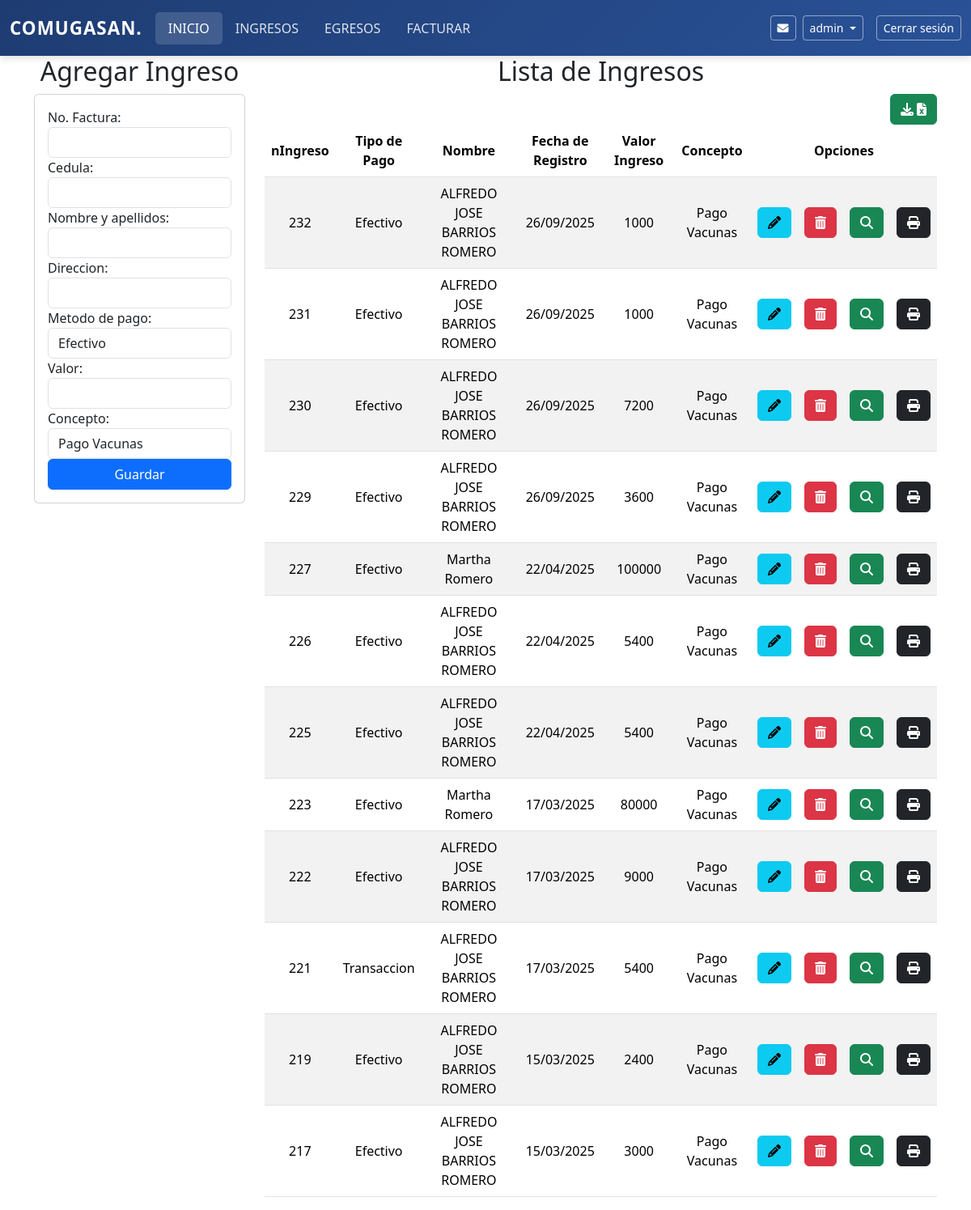
Page /ingresos/ (signed in) on the earlier database version.
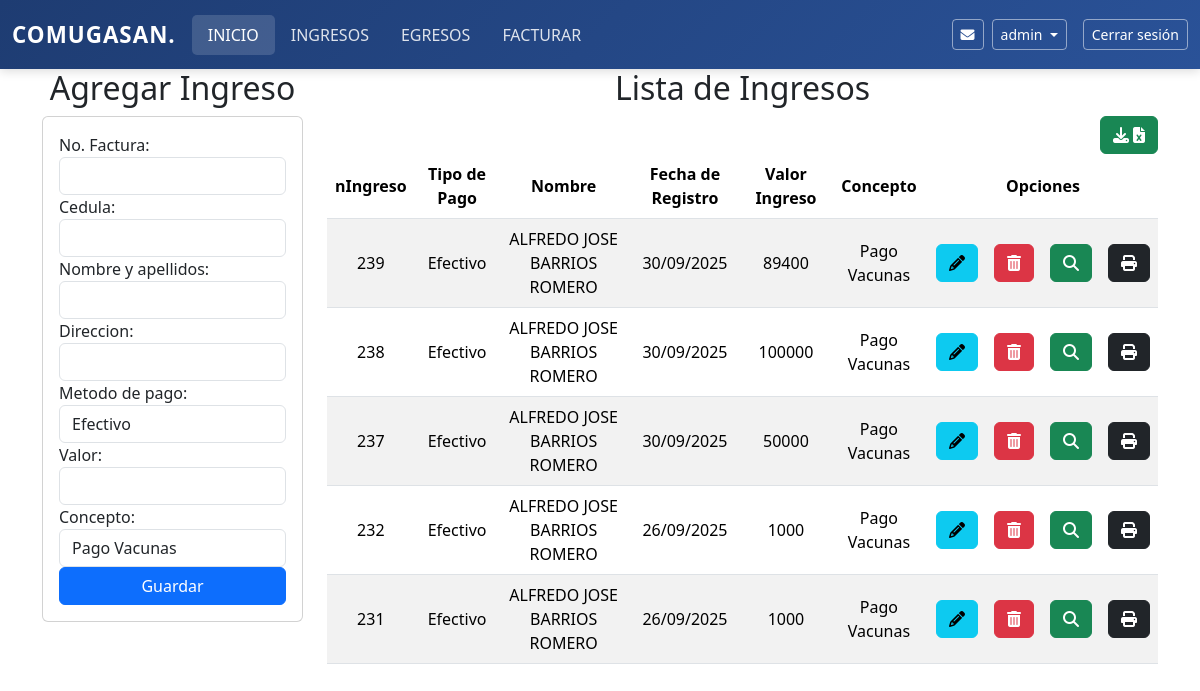
Same page on the later database version.
### comite/models.py (models this page shows, shortened)
class Ingresos(models.Model):
    nIngreso = models.AutoField(primary_key=True)
    usuario = models.ForeignKey(Usuarios, on_delete=models.CASCADE,null=True)
    facturas = models.ForeignKey("Facturar", on_delete=models.CASCADE,null=True)
    tipo_pago = models.CharField(max_length=20)
    ciudad = models.CharField(max_length=100,default='San Juan Nepomuceno',editable=False)
    fecha = models.DateTimeField(auto_now_add=True,editable=False)
    valorIngreso = models.IntegerField(default=0,blank=True,null=True)
    concepto = models.CharField(max_length=200)

class Usuarios(models.Model):
    cedula = models.IntegerField(primary_key=True)
    nombre_completo = models.CharField(max_length=100)
    direccion = models.CharField(max_length=255)

### comite/views.py (the view)
# urls.py: path('ingresos/',views.ingresos),
@login_required
def ingresos(request):
    ingresos = Ingresos.objects.all()
    usuarios = Usuarios.objects.all()
    ingresos_invertidos = []
    for i in ingresos[::-1]:
        ingresos_invertidos.append(i)
    return render(request,"ingresos/ingresos.html",{"ingresos":ingresos_invertidos,"usuarios":usuarios})

### comite/context_processors.py (called while the page is built)
def mensajes_no_leidos(request):
    if request.user.is_authenticated:
        cantidad = Mensajes.objects.filter(leido=False).count()
        return {'mensajes_no_leidos': cantidad}
    return {}

### comite/templates/ingresos/ingresos.html (shortened to what this page needs)
{% extends "base.html" %}
{% block body %}
<div class="row">
    <div class=" col-sm-12 col-md-6 col-lg-3 col-xl-3">
        <h2 style="text-align: center;">Agregar Ingreso</h2>
        <div class="card">
            <div class="card-body">
                <form action="/registrarIngreso/" id="registro-form" method="POST">{% csrf_token %}
                    <div class="form-group">
                        <label>No. Factura:</label>
                        <input  class="form-control" type="text" id="factura" name="factura"   maxlength="20" >
                    </div>
                    <div class="form-group">
                        <label>Cedula:</label>
                        <input  class="form-control" type="text" id="cedula" name="cedula"   maxlength="20" required >
                    </div>
                    <div class="form-group">
                        <label>Nombre y apellidos:</label>
                        <input  class="form-control" type="text" id="nombre_completo" name="nombre_completo"   maxlength="100" required >
                    </div>
                    <div class="form-group">
                        <label>Direccion:</label>
                        <input  class="form-control" type="text" id="direccion" name="direccion"   maxlength="100" required>
                    </div>
                    <label for="tipo_pago">Metodo de pago:</label>
                    <select id="tipo_pago"  class="form-control" name="tipo_pago">
                        <option value="Efectivo">Efectivo</option>
                    </select>
                    <div class="form-group">
                        <label>Valor:</label>
                        <input  class="form-control" type="number" id="valorIngreso" name="valorIngreso"   maxlength="20" required >
                    </div>
                    <div>
                        <label for="concepto">Concepto:</label>
                        <select id="concepto" class="form-control"  name="concepto">
                            <option value="Pago Vacunas">Pago Vacunas</option>
                        </select>
                    </div>
                    <div class="form-group">
                        <button type="submit" class="btn btn-primary  w-100 text-white">Guardar</button>
                    </div>
                </form>
            </div>
        </div>
    </div>
    <div class=" col-sm-12 col-md-6 col-lg-9 col-xl-9">
        <h2 style="text-align: center;">Lista de Ingresos</h2>
        <div style="text-align: right;">
        <td><a href="/descargarExcelIngresos/" class="btn btn-success">  <i class="fa-solid fa-download">&nbsp;</i><i class="fa-solid fa-file-excel"> </i></i></></a></td>
        </div>
        <div class="table-responsive">
            <table class="table table-striped">
                <thead>
                    <tr>
                        <th>nIngreso</th>
                        <th>Tipo de Pago</th>
                        <th>Nombre</th>
                        <th>Fecha de Registro</th>
                        <th>Valor Ingreso</th>
                        <th>Concepto</th>
                        <th colspan="4">Opciones</th>
                    </tr>
                </thead>
                <tbody>
                    {% for items in ingresos %}
                    <tr>
                        <td>{{items.nIngreso}}</td>
                        <td>{{items.tipo_pago}}</td>
                        <td>{{items.usuario.nombre_completo}}</td>
                        <td>{{items.fecha|date:"d/m/Y"}}</td>
                        <td>{{items.valorIngreso}}</td>
                        <td>{{items.concepto}}</td>
                        <td><a href="edicionIngreso/{{items.nIngreso}}" class="btn btn-info"><i class="fa-solid fa-pencil"></i></a></td>
                        <td><a href="eliminacionIngreso/{{items.nIngreso}}" class="btn btn-danger btnEliminacion"> <i class="fa-solid fa-trash-can"></i></a></td>
                        <td><a href="detalleIngreso/{{items.nIngreso}}" class="btn btn-success"><i class="fa-solid fa-magnifying-glass"></i></a></td>
                        <td><a href="detallePDF/{{items.nIngreso}}" onclick="abrirPopup(event, 'detallePDF/{{items.nIngreso}}', 'Mi ventana emergente', 800, 1000)"  class="btn btn-dark"><i class="fa-solid fa-print"></i></i></i></a></td>
                    </tr>
                    {% endfor%}
                </tbody>
            </table>
        </div>
    </div>
</div>
{% endblock %}

### comite/templates/base.html (shortened to what this page needs)
<!DOCTYPE html>
<html lang="en">
<head>
        {% load static %}
    <link href="https://cdn.jsdelivr.net/npm/bootstrap@5.3.3/dist/css/bootstrap.min.css" rel="stylesheet">
    <link rel="stylesheet" href="https://cdnjs.cloudflare.com/ajax/libs/font-awesome/6.5.2/css/all.min.css"></link>
    <link rel="stylesheet" href="{%  static 'css/ingresos.css' %}">
    <link rel="stylesheet" href="{%  static 'css/facturar.css' %}">
</head>
<body>
    <nav class="navbar navbar-expand-lg navbar-comugasan">
        <div class="container-fluid">
          <a class="navbar-brand" href="#">COMUGASAN.</a>
          <div class="collapse navbar-collapse" id="navbarSupportedContent">
            <ul class="navbar-nav me-auto mb-2 mb-lg-0">
              <li class="nav-item">
                <a class="nav-link active" aria-current="page" href="/dashboard/">INICIO</a>
              </li>
              <li class="nav-item">
                <a class="nav-link" href="/ingresos">INGRESOS</a>
              </li>
              <li class="nav-item">
                <a class="nav-link" href="/egresos">EGRESOS</a>
              </li>
              <li class="nav-item">
                <a class="nav-link" href="/facturar">FACTURAR</a>
              </li>
            </ul>
            <div class="d-flex align-items-center">
              {% if user.is_authenticated %}
                <a href="/bandeja-mensajes/" class="btn btn-outline-secondary btn-sm position-relative me-2">
                  <i class="fas fa-envelope"></i>
                </a>
                  <div class="">
                      <button class="btn btn-outline-primary btn-sm dropdown-toggle" type="button" id="userDropdown" data-bs-toggle="dropdown" aria-expanded="false">
                          {{ user.username }}
                      </button>
                  </div>
                  <form action="{% url 'logout' %}" method="post" class="ms-3">
                      <button type="submit" class="btn btn-outline-danger btn-sm">Cerrar sesión</button>
                  </form>
              {% else %}
                  <a href="{% url 'login' %}" class="btn btn-outline-primary btn-sm">Iniciar sesión</a>
              {% endif %}
          </div>
        </div>
      </nav>
      <div class="container">
        {% block body%}
        {% endblock%}
    </div>
</body>
</html>

### comite/static/css/ingresos.css (style rules this page uses)
th, td { text-align: center; vertical-align: middle; }

### comite/templates/base.html (style rules this page uses)
.navbar-comugasan { background: linear-gradient(135deg, #1e3c72 0%, #2a5298 100%) !important; box-shadow: 0 2px 10px rgba(0,0,0,0.15); padding: 0.8rem 0; }
.navbar-comugasan .navbar-brand { color: #fff !important; font-weight: 700; font-size: 1.4rem; letter-spacing: 1px; }
.navbar-comugasan .nav-link { color: rgba(255,255,255,0.85) !important; font-weight: 500; padding: 0.5rem 1rem !important; transition: all 0.3s ease; }
.navbar-comugasan .nav-link.active { color: #fff !important; background: rgba(255,255,255,0.15); border-radius: 5px; }
.navbar-comugasan .dropdown-toggle { color: #fff !important; border-color: rgba(255,255,255,0.5) !important; }
.navbar-comugasan .btn-outline-danger { border-color: rgba(255,255,255,0.5) !important; color: #fff !important; }
.navbar-comugasan .btn-outline-secondary { color: #fff !important; border-color: rgba(255,255,255,0.5) !important; }

Differences in the rows shown:
removed Ingresos: nIngreso "230", tipo_pago "Efectivo", usuario.nombre_completo "ALFREDO JOSE BARRIOS ROMERO", fecha "26/09/2025", valorIngreso "7200", concepto "Pago Vacunas"
removed Ingresos: nIngreso "229", tipo_pago "Efectivo", usuario.nombre_completo "ALFREDO JOSE BARRIOS ROMERO", fecha "26/09/2025", valorIngreso "3600", concepto "Pago Vacunas"
removed Ingresos: nIngreso "227", tipo_pago "Efectivo", usuario.nombre_completo "Martha Romero", fecha "22/04/2025", valorIngreso "100000", concepto "Pago Vacunas"
removed Ingresos: nIngreso "226", tipo_pago "Efectivo", usuario.nombre_completo "ALFREDO JOSE BARRIOS ROMERO", fecha "22/04/2025", valorIngreso "5400", concepto "Pago Vacunas"
removed Ingresos: nIngreso "225", tipo_pago "Efectivo", usuario.nombre_completo "ALFREDO JOSE BARRIOS ROMERO", fecha "22/04/2025", valorIngreso "5400", concepto "Pago Vacunas"
removed Ingresos: nIngreso "223", tipo_pago "Efectivo", usuario.nombre_completo "Martha Romero", fecha "17/03/2025", valorIngreso "80000", concepto "Pago Vacunas"
removed Ingresos: nIngreso "222", tipo_pago "Efectivo", usuario.nombre_completo "ALFREDO JOSE BARRIOS ROMERO", fecha "17/03/2025", valorIngreso "9000", concepto "Pago Vacunas"
removed Ingresos: nIngreso "221", tipo_pago "Transaccion", usuario.nombre_completo "ALFREDO JOSE BARRIOS ROMERO", fecha "17/03/2025", valorIngreso "5400", concepto "Pago Vacunas"
removed Ingresos: nIngreso "219", tipo_pago "Efectivo", usuario.nombre_completo "ALFREDO JOSE BARRIOS ROMERO", fecha "15/03/2025", valorIngreso "2400", concepto "Pago Vacunas"
removed Ingresos: nIngreso "217", tipo_pago "Efectivo", usuario.nombre_completo "ALFREDO JOSE BARRIOS ROMERO", fecha "15/03/2025", valorIngreso "3000", concepto "Pago Vacunas"
added Ingresos: nIngreso "239", tipo_pago "Efectivo", usuario.nombre_completo "ALFREDO JOSE BARRIOS ROMERO", fecha "30/09/2025", valorIngreso "89400", concepto "Pago Vacunas"
added Ingresos: nIngreso "238", tipo_pago "Efectivo", usuario.nombre_completo "ALFREDO JOSE BARRIOS ROMERO", fecha "30/09/2025", valorIngreso "100000", concepto "Pago Vacunas"
added Ingresos: nIngreso "237", tipo_pago "Efectivo", usuario.nombre_completo "ALFREDO JOSE BARRIOS ROMERO", fecha "30/09/2025", valorIngreso "50000", concepto "Pago Vacunas"
